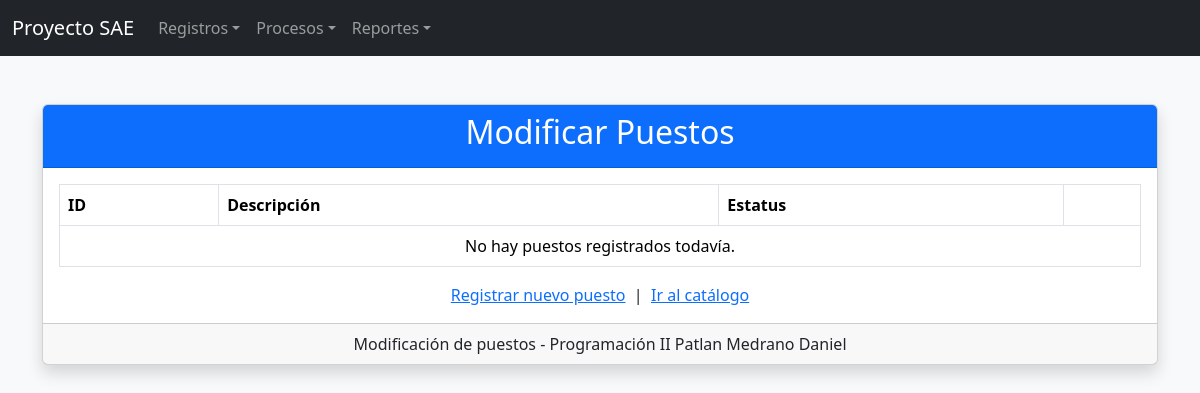
The page /formularios/modificar/Modificar_Puestos.php on the database as committed earlier.
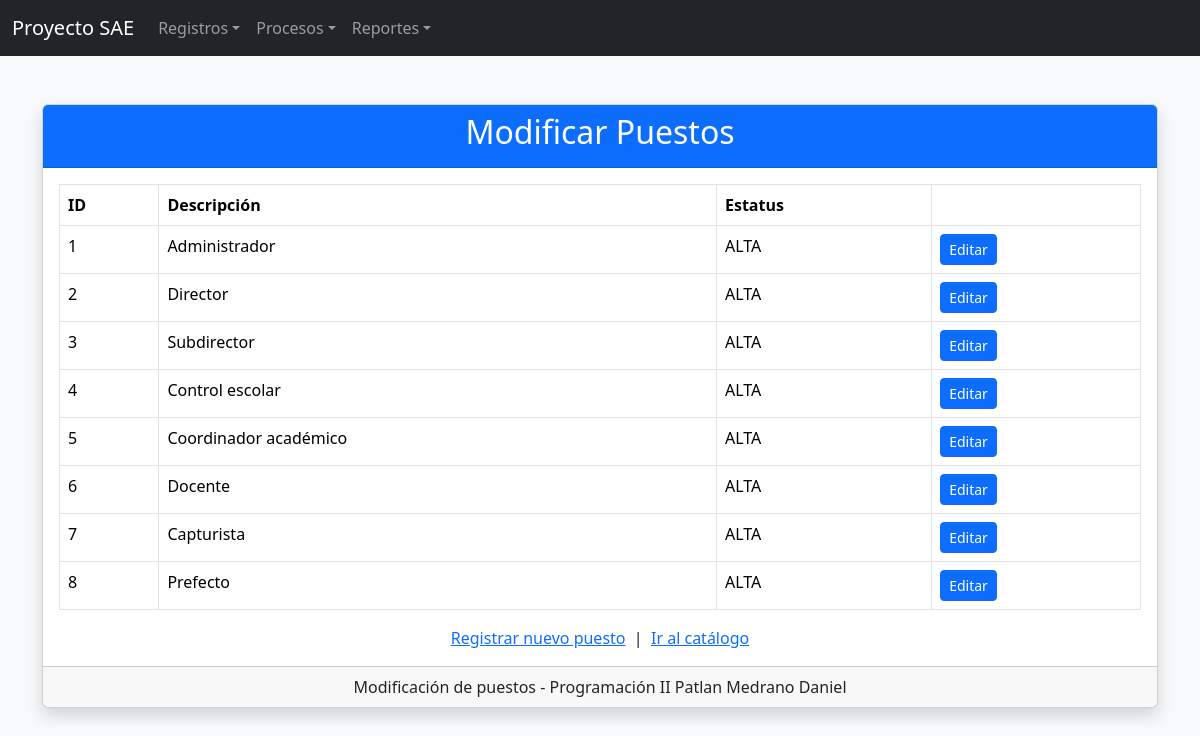
The same page on the database as committed later.
### tables this page shows
CREATE TABLE puesto (
    ID_PUESTO           INT AUTO_INCREMENT PRIMARY KEY,
    DESCRIPCION_PUESTO  VARCHAR(50) NOT NULL,
    STATUS_PUESTO       VARCHAR(4)  NOT NULL DEFAULT 'ALTA'
);

### config/conexion.php (called while the page is built, shortened)
<?php
$base = preg_replace('#/(Cruds|formularios)/.*$#i', '', $_SERVER['SCRIPT_NAME']);

### formularios/modificar/Modificar_Puestos.php (the view, shortened to what this page needs)
<?php
require_once "../../config/conexion.php";
$puesto = null;
$listaPuestos = null;
if ($puesto === null) {
    $listaPuestos = $conexion->query("SELECT * FROM puesto ORDER BY ID_PUESTO");
}
?>
<!DOCTYPE html>
<html lang="es">
<head>
    <link href="<?= $base ?>/assets/css/bootstrap.min.css" rel="stylesheet">
</head>
<body class="bg-light">
<?php include __DIR__ . "/../../NavBar/navbar.php"; ?>
<div class="container mt-5">
    <div class="card shadow">
        <div class="card-header bg-primary text-white text-center">
            <h2>Modificar Puestos</h2>
        </div>
        <div class="card-body">
            <?php if ($puesto !== null) { ?>
                <form method="POST">
                    <input type="hidden" name="id" value="<?php echo $puesto["ID_PUESTO"]; ?>">
                    <div class="mb-3">
                        <label class="form-label">Id de puesto</label>
                        <input type="text" class="form-control" value="<?php echo $puesto["ID_PUESTO"]; ?>" readonly>
                    </div>
                    <div class="mb-3">
                        <label class="form-label">Descripción del puesto</label>
                        <input type="text" name="descripcion" class="form-control" maxlength="50" value="<?php echo htmlspecialchars($puesto["DESCRIPCION_PUESTO"]); ?>" required>
                    </div>
                    <div class="mb-3">
                        <label class="form-label">Estatus</label>
                        <select name="estatus" class="form-control">
                            <option value="ALTA" <?php if ($puesto["STATUS_PUESTO"] == "ALTA") echo "selected"; ?>>ALTA</option>
                            <option value="BAJA" <?php if ($puesto["STATUS_PUESTO"] == "BAJA") echo "selected"; ?>>BAJA</option>
                        </select>
                    </div>
                    <button type="submit" name="actualizar" class="btn btn-primary">Guardar cambios</button>
                    <a href="<?= $base ?>/Cruds/crudpuestos.php" class="btn btn-secondary">Cancelar</a>
                </form>
            <?php } else { ?>
                <table class="table table-bordered table-hover">
                    <thead>
                        <tr>
                            <th>ID</th>
                            <th>Descripción</th>
                            <th>Estatus</th>
                            <th></th>
                        </tr>
                    </thead>
                    <tbody>
                        <?php if ($listaPuestos && $listaPuestos->num_rows > 0) { ?>
                            <?php while ($fila = $listaPuestos->fetch_assoc()) { ?>
                                <tr>
                                    <td><?php echo $fila["ID_PUESTO"]; ?></td>
                                    <td><?php echo htmlspecialchars($fila["DESCRIPCION_PUESTO"]); ?></td>
                                    <td><?php echo htmlspecialchars($fila["STATUS_PUESTO"]); ?></td>
                                    <td><a href="?id=<?php echo $fila["ID_PUESTO"]; ?>" class="btn btn-sm btn-primary">Editar</a></td>
                                </tr>
                            <?php } ?>
                        <?php } else { ?>
                            <tr>
                                <td colspan="4" class="text-center">No hay puestos registrados todavía.</td>
                            </tr>
                        <?php } ?>
                    </tbody>
                </table>
            <?php } ?>
            <div class="text-center mt-3">
                <a href="../alta/Formulario_Puestos.php">Registrar nuevo puesto</a>
                &nbsp;|&nbsp;
                <a href="<?= $base ?>/Cruds/crudpuestos.php">Ir al catálogo</a>
            </div>
        </div>
        <div class="card-footer text-center">
            Modificación de puestos - Programación II Patlan Medrano Daniel
        </div>
    </div>
</div>
</body>
</html>

Rows that differ between the two databases and show on the page:
added puesto: ID_PUESTO "1", DESCRIPCION_PUESTO "Administrador", STATUS_PUESTO "ALTA"
added puesto: ID_PUESTO "2", DESCRIPCION_PUESTO "Director", STATUS_PUESTO "ALTA"
added puesto: ID_PUESTO "3", DESCRIPCION_PUESTO "Subdirector", STATUS_PUESTO "ALTA"
added puesto: ID_PUESTO "4", DESCRIPCION_PUESTO "Control escolar", STATUS_PUESTO "ALTA"
added puesto: ID_PUESTO "5", DESCRIPCION_PUESTO "Coordinador académico", STATUS_PUESTO "ALTA"
added puesto: ID_PUESTO "6", DESCRIPCION_PUESTO "Docente", STATUS_PUESTO "ALTA"
added puesto: ID_PUESTO "7", DESCRIPCION_PUESTO "Capturista", STATUS_PUESTO "ALTA"
added puesto: ID_PUESTO "8", DESCRIPCION_PUESTO "Prefecto", STATUS_PUESTO "ALTA"
Other text that changed with them:
text no longer shown: "No hay puestos registrados todavía."
